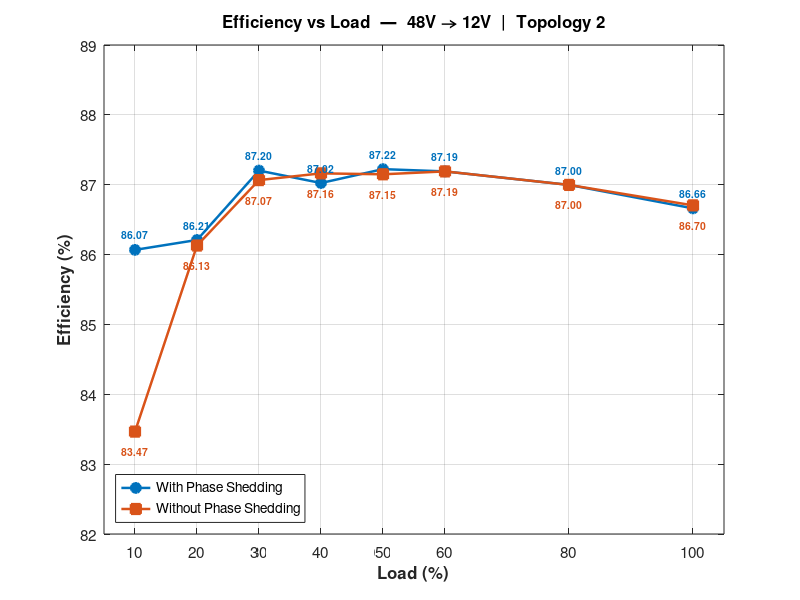
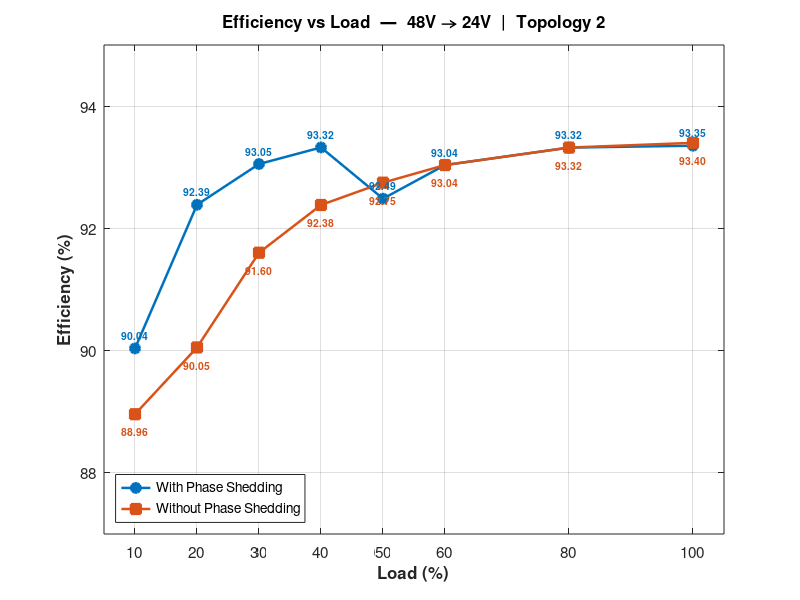
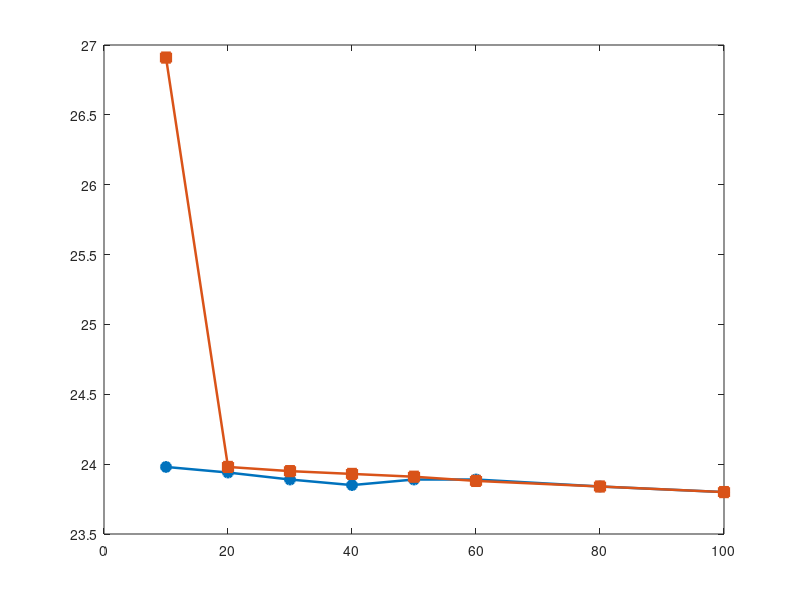

These figures' MATLAB source, in order: (Note: this script raises an error after producing the figures.)
%% =========================================================
%  Topology 2 — Efficiency & Regulation Analysis
%  Plots 1, 2, 3 | Phase Shedding vs No Phase Shedding
%  Conversions: 48V→12V and 48V→24V
% =========================================================

clear; clc; close all;

%% ---------------------------------------------------------
%  RAW DATA  (ascending load order: 10% → 100%)
% ---------------------------------------------------------

load_pct = [10, 20, 30, 40, 50, 60, 80, 100];

% ---- 48V → 12V | With Phase Shedding ----
Pin_12_PS  = [27.92,  54.58,  81.03, 107.2,  135.4, 161.6, 213.8, 265.4];
Pout_12_PS = [24.03,  47.053, 70.66, 93.29,  118.1, 140.9, 186,   230  ];

% ---- 48V → 12V | Without Phase Shedding ----
Pin_12_NPS  = [28.91, 55.73, 82.42, 108.9, 135.4, 161.6, 213.8, 265.5];
Pout_12_NPS = [24.13, 48,    71.76, 94.92, 118,   140.9, 186,   230.2 ];

% ---- 48V → 24V | With Phase Shedding ----
Pin_24_PS  = [22.18, 43.08, 63.91, 85.83, 107.4, 127.8, 169.2, 210.6];
Pout_24_PS = [19.97, 39.8,  59.47, 80.1,  99.33, 118.9, 157.9, 196.6];
Vout_24_PS = [23.98, 23.94, 23.89, 23.85, 23.89, 23.89, 23.84, 23.8 ];

% ---- 48V → 24V | Without Phase Shedding ----
Pin_24_NPS  = [28.26, 44.33, 65.25, 87.3,  107,   127.8, 169.2, 210.6];
Pout_24_NPS = [25.14, 39.92, 59.77, 80.65, 99.24, 118.9, 157.9, 196.7];
Vout_24_NPS = [26.91, 23.98, 23.95, 23.93, 23.91, 23.88, 23.84, 23.8 ];

%% ---------------------------------------------------------
%  CALCULATE EFFICIENCY
% ---------------------------------------------------------

eta_12_PS  = (Pout_12_PS  ./ Pin_12_PS)  * 100;
eta_12_NPS = (Pout_12_NPS ./ Pin_12_NPS) * 100;
eta_24_PS  = (Pout_24_PS  ./ Pin_24_PS)  * 100;
eta_24_NPS = (Pout_24_NPS ./ Pin_24_NPS) * 100;

% ---- Color scheme ----
c_ps  = [0.000, 0.447, 0.741];
c_nps = [0.850, 0.325, 0.098];

%% =========================================================
%  PLOT 1 — Efficiency vs Load% | 48V → 12V
% =========================================================

figure(1);
set(gcf, 'Position', [80, 500, 720, 460]);

plot(load_pct, eta_12_PS, '-o', ...
    'Color', c_ps,  'LineWidth', 1.8, ...
    'MarkerSize', 7, 'MarkerFaceColor', c_ps, ...
    'DisplayName', 'With Phase Shedding');
hold on;
plot(load_pct, eta_12_NPS, '-s', ...
    'Color', c_nps, 'LineWidth', 1.8, ...
    'MarkerSize', 7, 'MarkerFaceColor', c_nps, ...
    'DisplayName', 'Without Phase Shedding');

% --- Data labels ---
for i = 1:length(load_pct)
    text(load_pct(i), eta_12_PS(i) + 0.22, ...
        sprintf('%.2f', eta_12_PS(i)), ...
        'FontSize', 7.5, 'HorizontalAlignment', 'center', ...
        'Color', c_ps, 'FontWeight', 'bold');
    text(load_pct(i), eta_12_NPS(i) - 0.28, ...
        sprintf('%.2f', eta_12_NPS(i)), ...
        'FontSize', 7.5, 'HorizontalAlignment', 'center', ...
        'Color', c_nps, 'FontWeight', 'bold');
end
hold off;

xlabel('Load (%)',       'FontSize', 12, 'FontWeight', 'bold');
ylabel('Efficiency (%)', 'FontSize', 12, 'FontWeight', 'bold');
title('Efficiency vs Load  —  48V \rightarrow 12V  |  Topology 2', ...
    'FontSize', 12, 'FontWeight', 'bold');
legend('Location', 'southwest', 'FontSize', 11);
xlim([5 105]);
ylim([82 89]);
set(gca, 'XTick', [10 20 30 40 50 60 80 100], 'FontSize', 11);
grid on;
box on;

%% =========================================================
%  PLOT 2 — Efficiency vs Load% | 48V → 24V
% =========================================================

figure(2);
set(gcf, 'Position', [820, 500, 720, 460]);

plot(load_pct, eta_24_PS, '-o', ...
    'Color', c_ps,  'LineWidth', 1.8, ...
    'MarkerSize', 7, 'MarkerFaceColor', c_ps, ...
    'DisplayName', 'With Phase Shedding');
hold on;
plot(load_pct, eta_24_NPS, '-s', ...
    'Color', c_nps, 'LineWidth', 1.8, ...
    'MarkerSize', 7, 'MarkerFaceColor', c_nps, ...
    'DisplayName', 'Without Phase Shedding');

% --- Data labels ---
for i = 1:length(load_pct)
    text(load_pct(i), eta_24_PS(i) + 0.22, ...
        sprintf('%.2f', eta_24_PS(i)), ...
        'FontSize', 7.5, 'HorizontalAlignment', 'center', ...
        'Color', c_ps, 'FontWeight', 'bold');
    text(load_pct(i), eta_24_NPS(i) - 0.28, ...
        sprintf('%.2f', eta_24_NPS(i)), ...
        'FontSize', 7.5, 'HorizontalAlignment', 'center', ...
        'Color', c_nps, 'FontWeight', 'bold');
end
hold off;

xlabel('Load (%)',       'FontSize', 12, 'FontWeight', 'bold');
ylabel('Efficiency (%)', 'FontSize', 12, 'FontWeight', 'bold');
title('Efficiency vs Load  —  48V \rightarrow 24V  |  Topology 2', ...
    'FontSize', 12, 'FontWeight', 'bold');
legend('Location', 'southwest', 'FontSize', 11);
xlim([5 105]);
ylim([87 95]);
set(gca, 'XTick', [10 20 30 40 50 60 80 100], 'FontSize', 11);
grid on;
box on;

% 12V output voltage data (ascending: 10% to 100%)
Vout_12_PS  = [11.76, 11.7,  11.65, 11.59, 11.68, 11.64, 11.58, 11.52];
Vout_12_NPS = [11.82, 11.81, 11.76, 11.71, 11.68, 11.64, 11.58, 11.52];

%% =========================================================
%  PLOT 3 — Output Voltage Regulation | 48V → 24V
% =========================================================

figure(3);
set(gcf, 'Position', [80, 30, 720, 460]);

plot(load_pct, Vout_24_PS, '-o', ...
    'Color', c_ps,  'LineWidth', 1.8, ...
    'MarkerSize', 7, 'MarkerFaceColor', c_ps, ...
    'DisplayName', 'With Phase Shedding');
hold on;
plot(load_pct, Vout_24_NPS, '-s', ...
    'Color', c_nps, 'LineWidth', 1.8, ...
    'MarkerSize', 7, 'MarkerFaceColor', c_nps, ...
    'DisplayName', 'Without Phase Shedding');

yline(24, '--k', 'Target: 24 V', ...
    'FontSize', 10, 'LineWidth', 1.5, ...
    'LabelHorizontalAlignment', 'right', ...
    'LabelVerticalAlignment', 'bottom', ...
    'HandleVisibility', 'off');

% Data labels — PS below, NPS above; skip NPS where identical to PS
for i = 1:length(load_pct)
    text(load_pct(i), Vout_24_PS(i) - 0.12, ...
        sprintf('%.2f', Vout_24_PS(i)), ...
        'FontSize', 7.5, 'HorizontalAlignment', 'center', ...
        'Color', c_ps, 'FontWeight', 'bold');
    if abs(Vout_24_NPS(i) - Vout_24_PS(i)) > 0.01
        text(load_pct(i), Vout_24_NPS(i) + 0.12, ...
            sprintf('%.2f', Vout_24_NPS(i)), ...
            'FontSize', 7.5, 'HorizontalAlignment', 'center', ...
            'Color', c_nps, 'FontWeight', 'bold');
    end
end
hold off;

xlabel('Load (%)',                       'FontSize', 12, 'FontWeight', 'bold');
ylabel('Output Voltage  V_{out}  (V)',   'FontSize', 12, 'FontWeight', 'bold');
title('Output Voltage Regulation vs Load  —  48V \rightarrow 24V  |  Topology 2', ...
    'FontSize', 12, 'FontWeight', 'bold');
legend('Location', 'northeast', 'FontSize', 11);
xlim([5 105]);
ylim([23.5 27.5]);
set(gca, 'XTick', [10 20 30 40 50 60 80 100], ...
         'YTick', [23.5, 24, 24.5, 25, 25.5, 26, 26.5, 27, 27.5], ...
         'FontSize', 11);
grid on;
box on;

%% =========================================================
%  PLOT 4 — Output Voltage Regulation | 48V → 12V
% =========================================================

figure(4);
set(gcf, 'Position', [820, 30, 720, 460]);

plot(load_pct, Vout_12_PS, '-o', ...
    'Color', c_ps,  'LineWidth', 1.8, ...
    'MarkerSize', 7, 'MarkerFaceColor', c_ps, ...
    'DisplayName', 'With Phase Shedding');
hold on;
plot(load_pct, Vout_12_NPS, '-s', ...
    'Color', c_nps, 'LineWidth', 1.8, ...
    'MarkerSize', 7, 'MarkerFaceColor', c_nps, ...
    'DisplayName', 'Without Phase Shedding');

yline(12, '--k', 'Target: 12 V', ...
    'FontSize', 10, 'LineWidth', 1.5, ...
    'LabelHorizontalAlignment', 'right', ...
    'LabelVerticalAlignment', 'top', ...
    'HandleVisibility', 'off');

% Data labels — PS below, NPS above; skip NPS where identical to PS
for i = 1:length(load_pct)
    text(load_pct(i), Vout_12_PS(i) - 0.04, ...
        sprintf('%.2f', Vout_12_PS(i)), ...
        'FontSize', 7.5, 'HorizontalAlignment', 'center', ...
        'Color', c_ps, 'FontWeight', 'bold');
    if abs(Vout_12_NPS(i) - Vout_12_PS(i)) > 0.01
        text(load_pct(i), Vout_12_NPS(i) + 0.04, ...
            sprintf('%.2f', Vout_12_NPS(i)), ...
            'FontSize', 7.5, 'HorizontalAlignment', 'center', ...
            'Color', c_nps, 'FontWeight', 'bold');
    end
end
hold off;

xlabel('Load (%)',                       'FontSize', 12, 'FontWeight', 'bold');
ylabel('Output Voltage  V_{out}  (V)',   'FontSize', 12, 'FontWeight', 'bold');
title('Output Voltage Regulation vs Load  —  48V \rightarrow 12V  |  Topology 2', ...
    'FontSize', 12, 'FontWeight', 'bold');
legend('Location', 'northeast', 'FontSize', 11);
xlim([5 105]);
ylim([11.3 12.2]);
set(gca, 'XTick', [10 20 30 40 50 60 80 100], ...
         'YTick', [11.3, 11.4, 11.5, 11.6, 11.7, 11.8, 11.9, 12.0, 12.1, 12.2], ...
         'FontSize', 11);
grid on;
box on;

%% ---------------------------------------------------------
%  OPTIONAL: Save figures as PNG (uncomment to use)
% ---------------------------------------------------------
% exportgraphics(figure(1), 'Plot1_Eff_12V.png',  'Resolution', 300);
% exportgraphics(figure(2), 'Plot2_Eff_24V.png',  'Resolution', 300);
% exportgraphics(figure(3), 'Plot3_Reg_24V.png',  'Resolution', 300);
% exportgraphics(figure(4), 'Plot4_Reg_12V.png',  'Resolution', 300);
